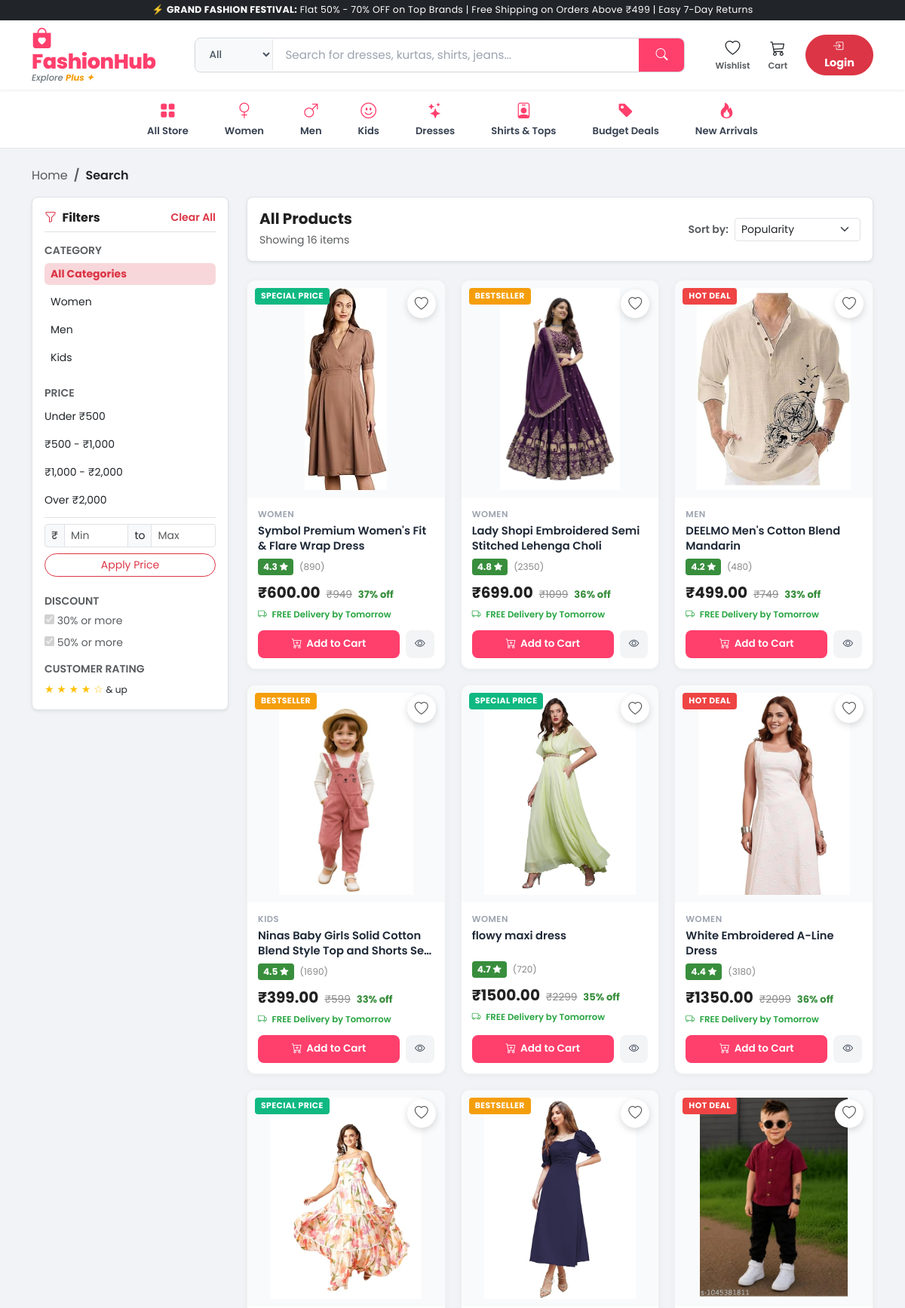
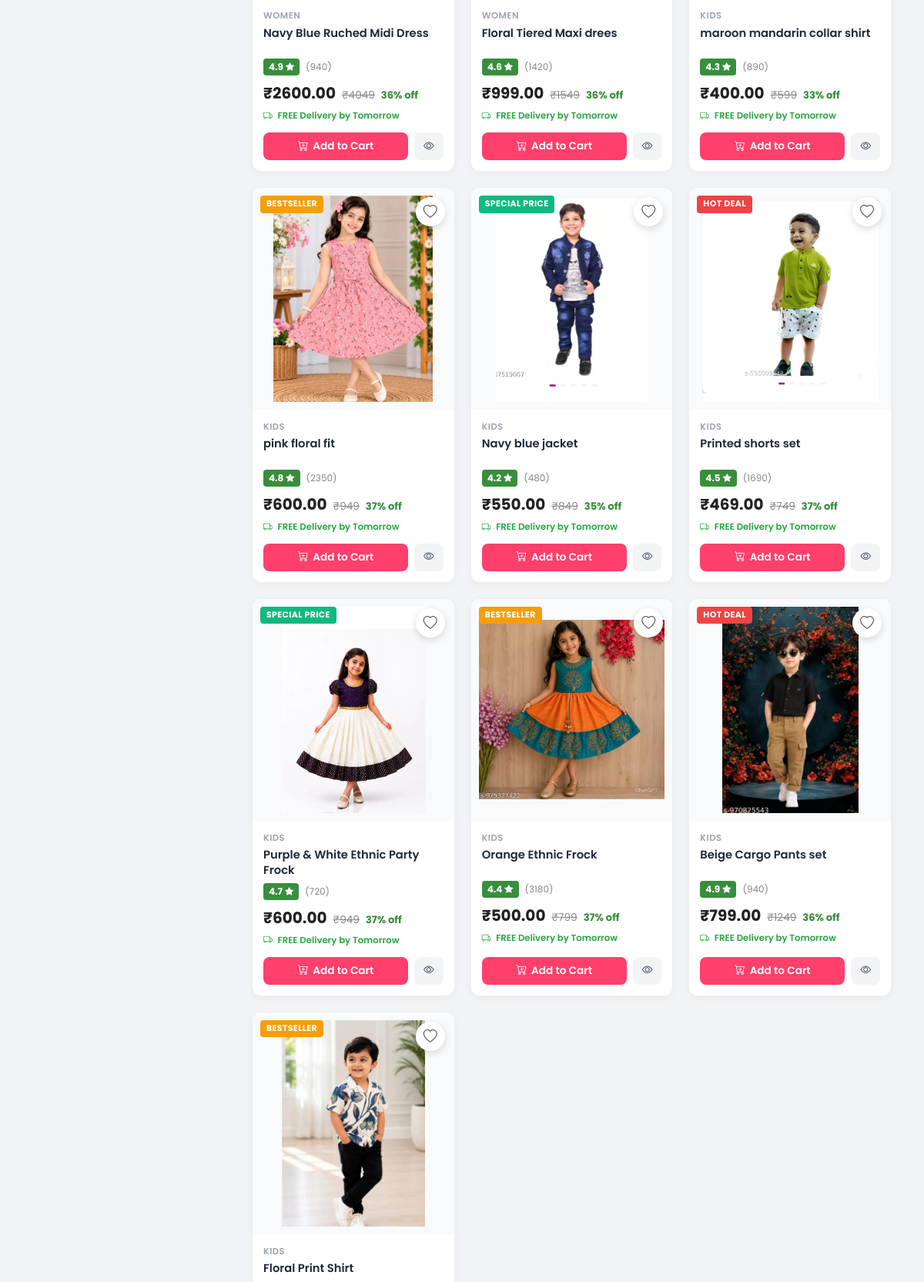
The app's page /search/ (upper part) with its own data (2 pictures, top to bottom).
### shop/models.py (models this page shows, shortened)
class Product(models.Model):
    CATEGORY_CHOICES = [
        ('Men', 'Men'),
        ('Women', 'Women'),
        ('Kids', 'Kids'),
    ]
    name = models.CharField(max_length=100)
    price = models.DecimalField(max_digits=8, decimal_places=2)
    category = models.CharField(max_length=20, choices=CATEGORY_CHOICES)
    description = models.TextField()
    image = models.ImageField(upload_to='products/')
    stock = models.PositiveIntegerField(default=0)
    created_at = models.DateTimeField(auto_now_add=True)
    @property
    def original_price(self):
        p = float(self.price)
        markup = p * 1.55
        rounded = round(markup / 50.0) * 50 - 1
        return max(rounded, p + 100)
    @property
    def discount_percent(self):
        mrp = self.original_price
        p = float(self.price)
        if mrp > p:
            return int(round(((mrp - p) / mrp) * 100))
        return 0
    @property
    def rating(self):
        ratings = [4.6, 4.3, 4.8, 4.2, 4.5, 4.7, 4.4, 4.9]
        return ratings[self.id % len(ratings)]
    @property
    def reviews_count(self):
        counts = [1420, 890, 2350, 480, 1690, 720, 3180, 940]
        return counts[self.id % len(counts)]

### shop/views.py (the view)
# urls.py: path('search/', views.search_products, name='search'),
def search_products(request):
    query = request.GET.get("q", "").strip()
    category = request.GET.get("category", "").strip()
    sort = request.GET.get("sort", "").strip()
    min_price = request.GET.get("min_price", "").strip()
    max_price = request.GET.get("max_price", "").strip()
    products = Product.objects.all()
    if query:
        products = products.filter(
            Q(name__icontains=query) |
            Q(description__icontains=query) |
            Q(category__icontains=query)
        )
    if category and category != "All":
        products = products.filter(category=category)
    if min_price:
        try:
            products = products.filter(price__gte=float(min_price))
        except ValueError:
            pass
    if max_price:
        try:
            products = products.filter(price__lte=float(max_price))
        except ValueError:
            pass
    if sort == "price_asc":
        products = products.order_by("price")
    elif sort == "price_desc":
        products = products.order_by("-price")
    elif sort == "newest":
        products = products.order_by("-created_at")
    elif sort == "popular":
        products = products.order_by("-id")
    return render(request, "search_results.html", {
        "products": products,
        "query": query,
        "selected_category": category,
        "selected_sort": sort,
        "min_price": min_price,
        "max_price": max_price,
        "total_count": products.count(),
    })

### shop/context_processors.py (called while the page is built, shortened)
def shop_counts(request):
    return {"cart_count": 0, "wishlist_count": 0, "wishlist_ids": []}

### templates/search_results.html (shortened to what this page needs)
{% extends 'base.html' %}
{% block content %}
<div class="container py-4">
    <nav aria-label="breadcrumb" class="mb-3">
        <ol class="breadcrumb small">
            <li class="breadcrumb-item"><a href="{% url 'home' %}" class="text-decoration-none text-muted">Home</a></li>
            <li class="breadcrumb-item active text-dark fw-semibold" aria-current="page">Search</li>
        </ol>
    </nav>
    <div class="row g-4">
        <div class="col-lg-3">
            <div class="bg-white p-3 rounded-3 shadow-sm border sticky-top" style="top: 80px; z-index: 10;">
                <div class="d-flex justify-content-between align-items-center pb-2 mb-3 border-bottom">
                    <h6 class="fw-bold mb-0"><i class="bi bi-funnel me-1 text-danger"></i> Filters</h6>
                    <a href="{% url 'search' %}?q={{ query }}" class="small text-danger text-decoration-none fw-semibold">Clear All</a>
                </div>
                <div class="mb-4">
                    <h6 class="fw-semibold small text-uppercase text-muted mb-2">Category</h6>
                    <div class="d-flex flex-column gap-2">
                        <a href="{% url 'search' %}?q={{ query }}&category=All"
                           class="d-flex justify-content-between align-items-center text-decoration-none px-2 py-1 rounded small {% if not selected_category or selected_category == 'All' %}bg-danger-subtle text-danger fw-bold{% else %}text-dark{% endif %}">
                            <span>All Categories</span>
                        </a>
                        <a href="{% url 'search' %}?q={{ query }}&category=Women"
                           class="d-flex justify-content-between align-items-center text-decoration-none px-2 py-1 rounded small {% if selected_category == 'Women' %}bg-danger-subtle text-danger fw-bold{% else %}text-dark{% endif %}">
                            <span>Women</span>
                        </a>
                        <a href="{% url 'search' %}?q={{ query }}&category=Men"
                           class="d-flex justify-content-between align-items-center text-decoration-none px-2 py-1 rounded small {% if selected_category == 'Men' %}bg-danger-subtle text-danger fw-bold{% else %}text-dark{% endif %}">
                            <span>Men</span>
                        </a>
                        <a href="{% url 'search' %}?q={{ query }}&category=Kids"
                           class="d-flex justify-content-between align-items-center text-decoration-none px-2 py-1 rounded small {% if selected_category == 'Kids' %}bg-danger-subtle text-danger fw-bold{% else %}text-dark{% endif %}">
                            <span>Kids</span>
                        </a>
                    </div>
                </div>
                <div class="mb-4">
                    <h6 class="fw-semibold small text-uppercase text-muted mb-2">Price</h6>
                    <div class="d-flex flex-column gap-2 small">
                        <a href="{% url 'search' %}?q={{ query }}&category={{ selected_category }}&max_price=500"
                           class="text-decoration-none text-dark py-1">Under ₹500</a>
                        <a href="{% url 'search' %}?q={{ query }}&category={{ selected_category }}&min_price=500&max_price=1000"
                           class="text-decoration-none text-dark py-1">₹500 - ₹1,000</a>
                        <a href="{% url 'search' %}?q={{ query }}&category={{ selected_category }}&min_price=1000&max_price=2000"
                           class="text-decoration-none text-dark py-1">₹1,000 - ₹2,000</a>
                        <a href="{% url 'search' %}?q={{ query }}&category={{ selected_category }}&min_price=2000"
                           class="text-decoration-none text-dark py-1">Over ₹2,000</a>
                    </div>
                    <form action="{% url 'search' %}" method="GET" class="mt-2 pt-2 border-top">
                        <div class="input-group input-group-sm mb-2">
                            <span class="input-group-text">₹</span>
                            <input type="number" name="min_price" class="form-control" placeholder="Min" value="{{ min_price }}">
                            <span class="input-group-text">to</span>
                            <input type="number" name="max_price" class="form-control" placeholder="Max" value="{{ max_price }}">
                        </div>
                        <button type="submit" class="btn btn-sm btn-outline-danger w-100">Apply Price</button>
                    </form>
                </div>
                <div class="mb-3">
                    <h6 class="fw-semibold small text-uppercase text-muted mb-2">Discount</h6>
                    <div class="d-flex flex-column gap-2 small text-muted">
                        <div><input type="checkbox" id="d50" checked disabled> <label for="d50">30% or more</label></div>
                        <div><input type="checkbox" id="d70" checked disabled> <label for="d70">50% or more</label></div>
                    </div>
                </div>
                <div>
                    <h6 class="fw-semibold small text-uppercase text-muted mb-2">Customer Rating</h6>
                    <div class="d-flex flex-column gap-1 small">
                        <span class="text-warning">★ ★ ★ ★ ☆ <small class="text-dark">&amp; up</small></span>
                    </div>
                </div>
            </div>
        </div>
        <div class="col-lg-9">
            <div class="bg-white p-3 rounded-3 shadow-sm border mb-4 d-flex flex-wrap justify-content-between align-items-center gap-3">
                <div>
                    <h5 class="fw-bold mb-1">
                        {% if query %}
                        Results for "<span class="text-danger">{{ query }}</span>"
                        {% elif selected_category and selected_category != 'All' %}
                        {{ selected_category }} Collection
                        {% else %}
                        All Products
                        {% endif %}
                    </h5>
                    <small class="text-muted">Showing {{ total_count }} item{{ total_count|pluralize }}</small>
                </div>
                <div class="d-flex align-items-center gap-2">
                    <span class="small fw-semibold text-muted text-nowrap">Sort by:</span>
                    <select class="form-select form-select-sm" style="width: auto;" onchange="location = this.value;">
                        <option value="{% url 'search' %}?q={{ query }}&category={{ selected_category }}&sort=popular" {% if selected_sort == 'popular' or not selected_sort %}selected{% endif %}>Popularity</option>
                    </select>
                </div>
            </div>
            {% if products %}
            <div class="fh-product-grid">
                {% for product in products %}
                <div class="fh-product-card">
                    <div class="fh-card-img-wrap">
                        <span class="fh-card-tag {% if forloop.counter|divisibleby:3 %}hot{% elif forloop.counter|divisibleby:2 %}bestseller{% endif %}">
                            {% if forloop.counter|divisibleby:3 %}Hot Deal{% elif forloop.counter|divisibleby:2 %}Bestseller{% else %}Special Price{% endif %}
                        </span>
                        <a href="{% url 'toggle_wishlist' product.id %}"
                           class="wish-btn {% if product.id in wishlist_ids %}active{% endif %}"
                           title="Wishlist">
                            <i class="bi {% if product.id in wishlist_ids %}bi-heart-fill text-danger{% else %}bi-heart{% endif %}"></i>
                        </a>
                        <a href="{% url 'product_detail' product.id %}">
                            <img src="{{ product.image.url }}" alt="{{ product.name }}" loading="lazy">
                        </a>
                    </div>
                    <div class="fh-card-body">
                        <span class="fh-card-cat">{{ product.category }}</span>
                        <a href="{% url 'product_detail' product.id %}" class="fh-card-title" title="{{ product.name }}">
                            {{ product.name }}
                        </a>
                        <div class="fh-rating-row">
                            <span class="fh-rating-badge">
                                {{ product.rating }} <i class="bi bi-star-fill"></i>
                            </span>
                            <span class="fh-rating-count">({{ product.reviews_count }})</span>
                        </div>
                        <div class="fh-price-wrap">
                            <span class="fh-current-price">₹{{ product.price }}</span>
                            <span class="fh-mrp-price">₹{{ product.original_price }}</span>
                            <span class="fh-discount-pct">{{ product.discount_percent }}% off</span>
                        </div>
                        <div class="fh-delivery-note">
                            <i class="bi bi-truck me-1"></i> FREE Delivery by Tomorrow
                        </div>
                        <div class="fh-card-actions">
                            <button type="button"
                                    class="fh-btn-cart ajax-add-cart"
                                    data-url="{% url 'add_to_cart' product.id %}">
                                <i class="bi bi-cart-plus"></i> Add to Cart
                            </button>
                            <a href="{% url 'product_detail' product.id %}" class="fh-btn-view" title="View details">
                                <i class="bi bi-eye"></i>
                            </a>
                        </div>
                    </div>
                </div>
                {% endfor %}
            </div>
            {% endif %}
        </div>
    </div>
</div>
{% endblock %}

### static/css/style.css (style rules this page uses)
* { margin:0; padding:0; box-sizing:border-box; font-family:'Poppins',sans-serif; }
body { background:#fafafa; }
.btn-outline-danger { border-radius:30px; }
.wish-btn { position:absolute; top:12px; right:12px; z-index:5; width:38px; height:38px; border-radius:50%; background:#fff; color:#555; font-size:18px; display:flex; align-items:center; justify-content:center; box-shadow:0 3px 10px rgba(0,0,0,.15); text-decoration:none; transition:.25s; }
:root { --fh-primary: #ff3f6c; --fh-primary-hover: #e02f5a; --fh-secondary: #2874f0; --fh-dark: #1f2937; --fh-success: #388e3c; --fh-light-bg: #f1f3f6; --fh-border: #e0e0e0; }
body { background-color: var(--fh-light-bg); color: #212121; }
.fh-product-grid { display: grid; grid-template-columns: repeat(auto-fill, minmax(230px, 1fr)); gap: 20px; }
.fh-product-card { background: #ffffff; border-radius: 12px; border: 1px solid #f0f0f0; overflow: hidden; position: relative; display: flex; flex-direction: column; transition: all 0.25s cubic-bezier(0.16, 1, 0.3, 1); box-shadow: 0 2px 8px rgba(0,0,0,0.04); }
.fh-card-img-wrap { position: relative; width: 100%; padding-top: 110%; overflow: hidden; background: #f9fafb; }
.fh-card-img-wrap img { position: absolute; top: 0; left: 0; width: 100%; height: 100%; object-fit: contain; transition: transform 0.4s ease; padding: 10px; }
.fh-card-tag { position: absolute; top: 10px; left: 10px; background: #10b981; color: #fff; font-size: 0.68rem; font-weight: 700; padding: 3px 8px; border-radius: 4px; text-transform: uppercase; letter-spacing: 0.4px; z-index: 2; }
.fh-card-tag.hot { background: #ef4444; }
.fh-card-tag.bestseller { background: #f59e0b; }
.fh-card-body { padding: 14px; display: flex; flex-direction: column; flex: 1; }
.fh-card-cat { font-size: 0.72rem; font-weight: 600; color: #9ca3af; text-transform: uppercase; letter-spacing: 0.5px; margin-bottom: 4px; }
.fh-card-title { font-size: 0.92rem; font-weight: 600; color: #1f2937; margin-bottom: 6px; line-height: 1.35; display: -webkit-box; -webkit-line-clamp: 2; -webkit-box-orient: vertical; overflow: hidden; text-decoration: none; min-height: 2.5em; }
.fh-rating-row { display: flex; align-items: center; gap: 8px; margin-bottom: 8px; }
.fh-rating-badge { background: #388e3c; color: #fff; font-size: 0.75rem; font-weight: 700; padding: 2px 7px; border-radius: 4px; display: inline-flex; align-items: center; gap: 3px; }
.fh-rating-badge i { font-size: 0.7rem; }
.fh-rating-count { font-size: 0.75rem; color: #878787; }
.fh-price-wrap { display: flex; align-items: baseline; gap: 8px; margin-bottom: 6px; }
.fh-current-price { font-size: 1.25rem; font-weight: 700; color: #212121; }
.fh-mrp-price { font-size: 0.85rem; color: #878787; text-decoration: line-through; }
.fh-discount-pct { font-size: 0.82rem; font-weight: 700; color: #388e3c; }
.fh-delivery-note { font-size: 0.73rem; color: #26a541; font-weight: 600; margin-bottom: 12px; }
.fh-card-actions { display: flex; gap: 8px; margin-top: auto; }
.fh-btn-cart { flex: 1; background: var(--fh-primary); color: #fff; border: none; padding: 8px 12px; border-radius: 8px; font-size: 0.85rem; font-weight: 600; display: flex; align-items: center; justify-content: center; gap: 6px; cursor: pointer; transition: all 0.2s ease; text-decoration: none; }
.fh-btn-view { background: #f3f4f6; color: #374151; border: none; padding: 8px 12px; border-radius: 8px; font-size: 0.85rem; font-weight: 600; cursor: pointer; text-decoration: none; transition: all 0.2s ease; }

### templates/base.html (style rules this page uses)
body { font-family: 'Plus Jakarta Sans', -apple-system, BlinkMacSystemFont, sans-serif; }

### records on screen
Product: shows "SPECIAL PRICE", image (picture), category "WOMEN", name "Symbol Premium Women's Fit & Flare Wrap Dress", rating "4.3", reviews_count "890", price "600.00", original_price "949", discount_percent "37"
Product: shows "BESTSELLER", image (picture), category "WOMEN", name "Lady Shopi Embroidered Semi Stitched Lehenga Choli", rating "4.8", reviews_count "2350", price "699.00", original_price "1099", discount_percent "36"
Product: shows "HOT DEAL", image (picture), category "MEN", name "DEELMO Men's Cotton Blend Mandarin", rating "4.2", reviews_count "480", price "499.00", original_price "749", discount_percent "33"
Product: shows "BESTSELLER", image (picture), category "KIDS", name "Ninas Baby Girls Solid Cotton Blend Style Top and Shorts…", rating "4.5", reviews_count "1690", price "399.00", original_price "599", discount_percent "33"
Product: shows "SPECIAL PRICE", image (picture), category "WOMEN", name "flowy maxi dress", rating "4.7", reviews_count "720", price "1500.00", original_price "2299", discount_percent "35"
Product: shows "HOT DEAL", image (picture), category "WOMEN", name "White Embroidered A-Line Dress", rating "4.4", reviews_count "3180", price "1350.00", original_price "2099", discount_percent "36"
Product: shows "SPECIAL PRICE", image (picture), category "WOMEN", name "Navy Blue Ruched Midi Dress", rating "4.9", reviews_count "940", price "2600.00", original_price "4049", discount_percent "36"
Product: shows "BESTSELLER", image (picture), category "WOMEN", name "Floral Tiered Maxi drees", rating "4.6", reviews_count "1420", price "999.00", original_price "1549", discount_percent "36"
Product: shows "HOT DEAL", image (picture), category "KIDS", name "maroon mandarin collar shirt", rating "4.3", reviews_count "890", price "400.00", original_price "599", discount_percent "33"
Product: shows "BESTSELLER", image (picture), category "KIDS", name "pink floral fit", rating "4.8", reviews_count "2350", price "600.00", original_price "949", discount_percent "37"
Product: shows "SPECIAL PRICE", image (picture), category "KIDS", name "Navy blue jacket", rating "4.2", reviews_count "480", price "550.00", original_price "849", discount_percent "35"
Product: shows "HOT DEAL", image (picture), category "KIDS", name "Printed shorts set", rating "4.5", reviews_count "1690", price "469.00", original_price "749", discount_percent "37"
Product: shows "SPECIAL PRICE", image (picture), category "KIDS", name "Purple & White Ethnic Party Frock", rating "4.7", reviews_count "720", price "600.00", original_price "949", discount_percent "37"
Product: shows "BESTSELLER", image (picture), category "KIDS", name "Orange Ethnic Frock", rating "4.4", reviews_count "3180", price "500.00", original_price "799", discount_percent "37"
Product: shows "HOT DEAL", image (picture), category "KIDS", name "Beige Cargo Pants set", rating "4.9", reviews_count "940", price "799.00", original_price "1249", discount_percent "36"
Product: shows "BESTSELLER", image (picture), category "KIDS", name "Floral Print Shirt"

### other values on screen
{{ total_count }} "16"
